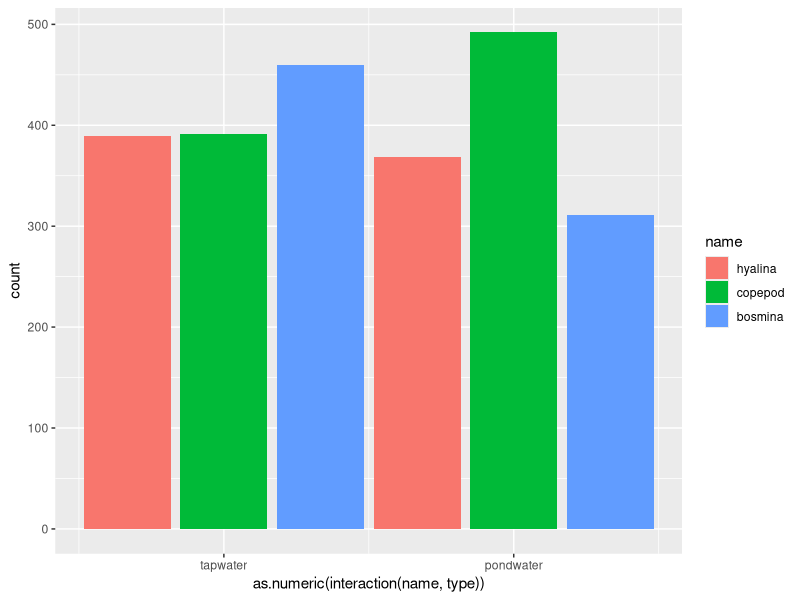
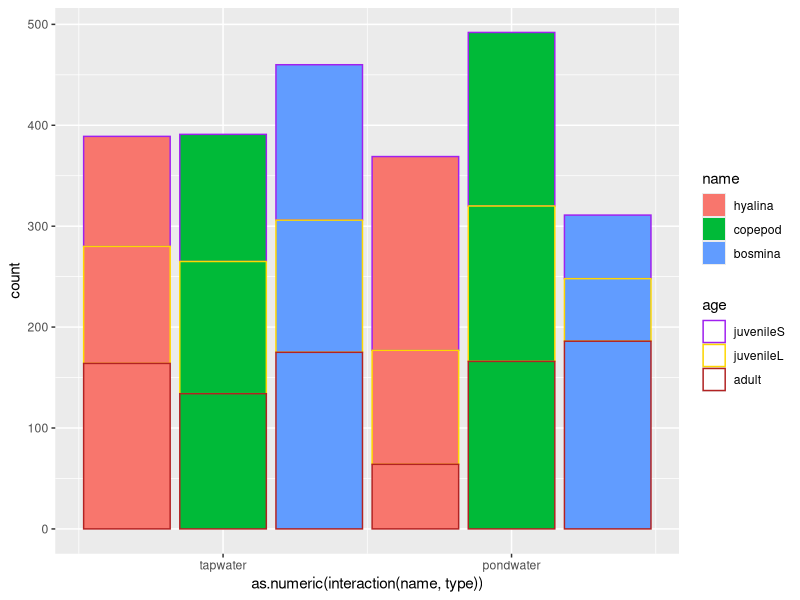

Reproduce these figures in R, in order.
library(ggplot2)

df <- expand.grid(name = c("hyalina","copepod","bosmina"),
                  age = c("juvenileS","juvenileL","adult"),
                  type = c("tapwater", "pondwater"))
df$count <- sample(5:200, size = nrow(df), replace = T)

ggplot(df, aes(x = as.numeric(interaction(name,type)), y = count, fill = name)) + 
  geom_bar(stat = "identity") +
  scale_x_continuous(breaks=c(2, 5),labels=c("tapwater", "pondwater"))+
  scale_color_manual(values = c("purple","gold","firebrick")) +
  guides(color = guide_legend(override.aes = list(fill = "white")))

ggplot(df, aes(x = as.numeric(interaction(name,type)), y = count, fill = name, color=age)) + 
  geom_bar(stat = "identity") +
  scale_x_continuous(breaks=c(2, 5),labels=c("tapwater", "pondwater")) +
  scale_color_manual(values = c("purple","gold","firebrick")) +
  guides(color = guide_legend(override.aes = list(fill = "white")))

